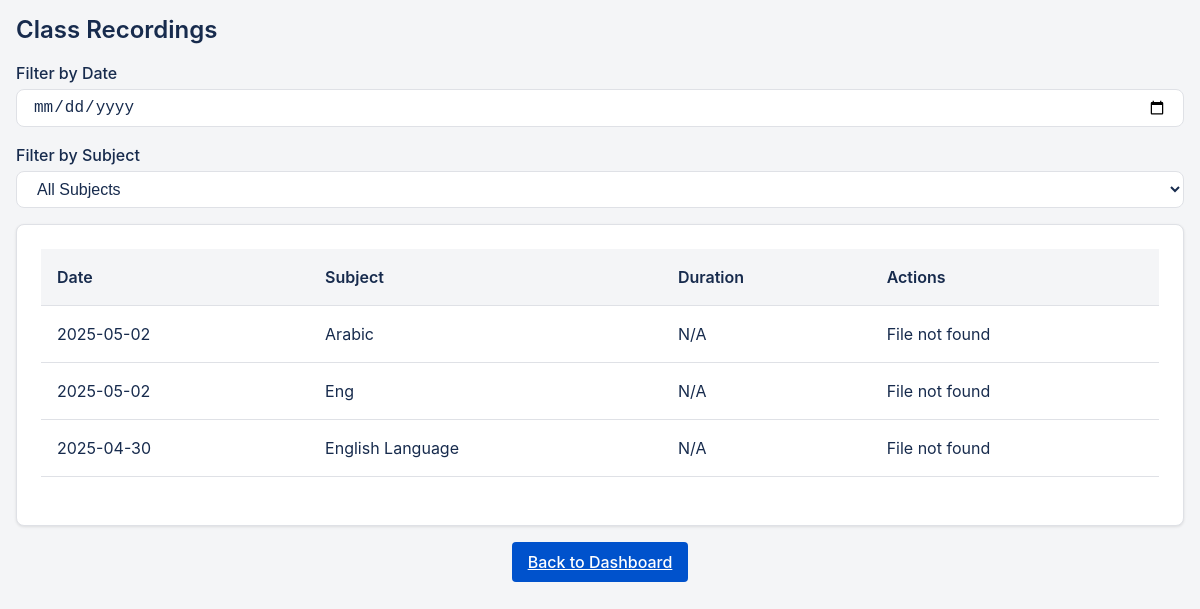
The page /teacher/view_recordings.php (signed in) on the database as committed earlier.
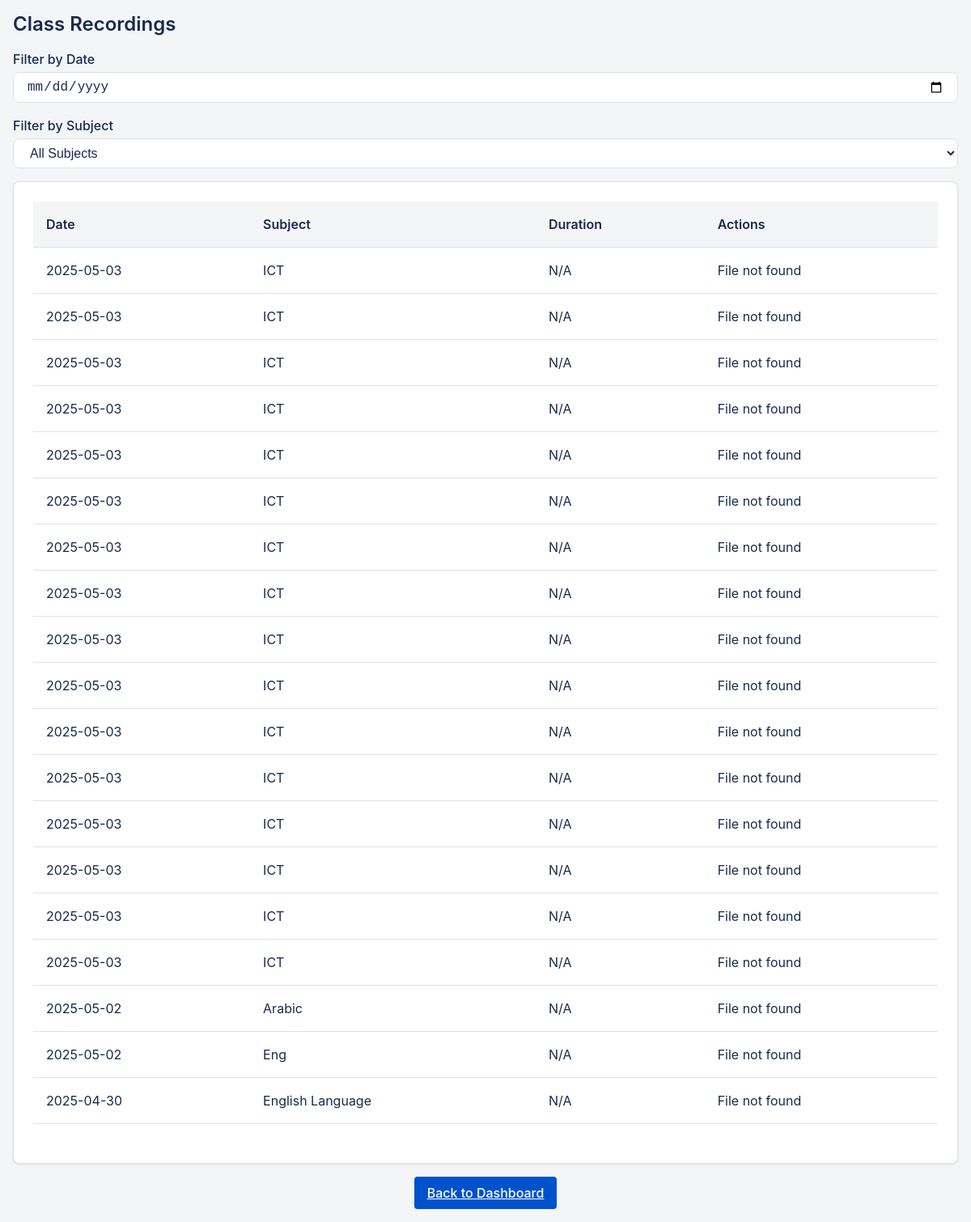
The same page on the database as committed later.
### tables this page shows
CREATE TABLE `recordings` (
  `id` int NOT NULL,
  `teacher_id` int DEFAULT NULL,
  `class_id` int DEFAULT NULL,
  `subject_id` int DEFAULT NULL,
  `recording_path` varchar(255) NOT NULL,
  `start_time` datetime NOT NULL,
  `end_time` datetime NOT NULL,
  `created_at` timestamp NOT NULL DEFAULT CURRENT_TIMESTAMP
);

CREATE TABLE `subjects` (
  `id` int NOT NULL,
  `school_id` int NOT NULL,
  `subject_name` varchar(100) NOT NULL,
  `description` varchar(255) DEFAULT NULL,
  `class_id` int DEFAULT NULL,
  `created_by` int DEFAULT NULL,
  `created_at` timestamp NOT NULL DEFAULT CURRENT_TIMESTAMP
);

### teacher/view_recordings.php (the view, shortened to what this page needs)
<?php
include '../includes/db.php';
try {
    $teacher_id = $_SESSION['user_id'];
    $query = "SELECT r.id, r.start_time, r.recording_path, s.subject_name, c.class_name
              FROM recordings r
              LEFT JOIN subjects s ON r.subject_id = s.id
              LEFT JOIN classes c ON r.class_id = c.id
              WHERE r.teacher_id = ?
              ORDER BY r.start_time DESC";
    $stmt = $pdo->prepare($query);
    $stmt->execute([$teacher_id]);
    $results = $stmt->fetchAll();
} catch (Exception $e) {
    die("Error: " . $e->getMessage());
}
?>
<!DOCTYPE html>
<html>
<head>
    <link rel="stylesheet" href="https://cdnjs.cloudflare.com/ajax/libs/font-awesome/6.0.0/css/all.min.css">
    <link rel="stylesheet" href="../assets/clean-styles.css">
</head>
<body>
    <div class="container">
        <h2 class="text-dark mb-4">Class Recordings</h2>
        <div class="filters">
            <div class="filter-group">
                <div class="form-group">
                    <label for="dateFilter">Filter by Date</label>
                    <input type="date" id="dateFilter" class="form-control">
                </div>
                <div class="form-group">
                    <label for="subjectFilter">Filter by Subject</label>
                    <select id="subjectFilter" class="form-control">
                        <option value="">All Subjects</option>
                    </select>
                </div>
            </div>
        </div>
        <div class="card">
            <div class="table-responsive">
                <table class="recordings-table">
                    <thead>
                        <tr>
                            <th>Date</th>
                            <th>Subject</th>
                            <th>Duration</th>
                            <th>Actions</th>
                        </tr>
                    </thead>
                    <tbody id="recordingsList">
                        <?php foreach ($results as $row): ?>
                            <tr>
                                <td><?= htmlspecialchars(date('Y-m-d', strtotime($row['start_time']))) ?></td>
                                <td><?= htmlspecialchars($row['subject_name'] ?? 'N/A') ?></td>
                                <td><?= htmlspecialchars('N/A') ?></td>
                                <td>
                                    <?php
                                    $cleanPath = preg_replace('/^recordings\//', '', $row['recording_path']);
                                    $audioPath = '../recordings/' . $cleanPath;
                                    $fullPath = dirname(__DIR__) . '/recordings/' . $cleanPath;
                                    ?>
                                    <?php if (file_exists($fullPath)): ?>
                                        <button class="btn" onclick="playRecording('<?= htmlspecialchars($audioPath) ?>')">
                                            <i class="fas fa-play"></i>
                                        </button>
                                        <a href="<?= htmlspecialchars($audioPath) ?>" download class="btn">
                                            <i class="fas fa-download"></i>
                                        </a>
                                        <!-- <?php if ($_SESSION['role'] === 'admin' || $row['teacher_id'] === $_SESSION['user_id']): ?>
                                            <button class="btn" onclick="deleteRecording(<?= $row['id'] ?>)">
                                                <i class="fas fa-trash"></i>
                                            </button>
                                        <?php endif; ?> -->
                                    <?php else: ?>
                                        File not found
                                    <?php endif; ?>
                                </td>
                            </tr>
                        <?php endforeach; ?>
                    </tbody>
                </table>
            </div>
        </div>
        <div class="mt-4 text-center">
            <a href="dashboard.php" class="btn">Back to Dashboard</a>
        </div>
    </div>
</body>
</html>

### assets/clean-styles.css (style rules this page uses)
:root { --primary: #0052cc; --primary-dark: #003d99; --primary-light: #4d88ff; --secondary: #00875a; --secondary-dark: #006644; --success: #36b37e; --danger: #de350b; --warning: #ff991f; --info: #0065ff; --dark: #172b4d; --light: #f4f5f7; --white: #ffffff; --gray: #6b778c; --gray-light: #dfe1e6; --gray-dark: #253858; --body-bg: #f4f5f7; --card-bg: #ffffff; --text: #172b4d; --text-light: #5e6c84; --text-white: #ffffff; --border: #dfe1e6; --spacing-xs: 0.25rem; --spacing-sm: 0.5rem; --spacing-md: 1rem; --spacing-lg: 1.5rem; --spacing-xl: 2rem; --radius-sm: 4px; --radius: 8px; --radius-lg: 12px; --shadow-sm: 0 1px 2px rgba(0, 0, 0, 0.05); --shadow: 0 1px 3px rgba(0, 0, 0, 0.1); --shadow-lg: 0 4px 6px rgba(0, 0, 0, 0.1); --transition: 0.2s ease; }
* { margin: 0; padding: 0; box-sizing: border-box; }
html { font-size: 16px; -webkit-text-size-adjust: 100%; }
body { font-family: -apple-system, BlinkMacSystemFont, "Segoe UI", Roboto, Oxygen, Ubuntu, Cantarell, sans-serif; line-height: 1.5; color: var(--text); background-color: var(--body-bg); }
h1, h2, h3, h4, h5, h6 { margin-bottom: var(--spacing-md); font-weight: 600; line-height: 1.2; color: var(--dark); }
.container { width: 100%; padding: var(--spacing-md); margin: 0 auto; max-width: 1200px; }
.card { background: var(--card-bg); border-radius: var(--radius); box-shadow: var(--shadow); padding: var(--spacing-lg); margin-bottom: var(--spacing-md); border: 1px solid var(--border); }
.form-group { margin-bottom: var(--spacing-md); }
label { display: block; margin-bottom: var(--spacing-xs); font-weight: 500; color: var(--text); }
input, select, textarea { width: 100%; padding: var(--spacing-sm) var(--spacing-md); border: 1px solid var(--border); border-radius: var(--radius); background-color: var(--white); color: var(--text); font-size: 1rem; }
.btn { display: inline-flex; align-items: center; justify-content: center; padding: var(--spacing-sm) var(--spacing-lg); border-radius: var(--radius); font-weight: 500; text-align: center; cursor: pointer; transition: var(--transition); background: var(--primary); color: var(--text-white); border: none; min-height: 40px; }
.table-responsive { overflow-x: auto; -webkit-overflow-scrolling: touch; margin-bottom: var(--spacing-lg); }
table { width: 100%; border-collapse: collapse; }
th, td { padding: var(--spacing-md); border-bottom: 1px solid var(--border); text-align: left; }
th { background: var(--light); font-weight: 600; color: var(--text); }
.text-center { text-align: center !important; }
.btn { display: inline-flex; align-items: center; gap: 0.5rem; padding: 0.5rem 1rem; border-radius: 0.25rem; border: none; cursor: pointer; transition: all 0.2s ease; }

Rows that differ between the two databases and show on the page:
added recordings: start_time "2025-05-03", subject.subject_name "ICT", shows "File not found"
added recordings: start_time "2025-05-03", subject.subject_name "ICT", shows "File not found"
added recordings: start_time "2025-05-03", subject.subject_name "ICT", shows "File not found"
added recordings: start_time "2025-05-03", subject.subject_name "ICT", shows "File not found"
added recordings: start_time "2025-05-03", subject.subject_name "ICT", shows "File not found"
added recordings: start_time "2025-05-03", subject.subject_name "ICT", shows "File not found"
added recordings: start_time "2025-05-03", subject.subject_name "ICT", shows "File not found"
added recordings: start_time "2025-05-03", subject.subject_name "ICT", shows "File not found"
added recordings: start_time "2025-05-03", subject.subject_name "ICT", shows "File not found"
added recordings: start_time "2025-05-03", subject.subject_name "ICT", shows "File not found"
added recordings: start_time "2025-05-03", subject.subject_name "ICT", shows "File not found"
added recordings: start_time "2025-05-03", subject.subject_name "ICT", shows "File not found"
added recordings: start_time "2025-05-03", subject.subject_name "ICT", shows "File not found"
added recordings: start_time "2025-05-03", subject.subject_name "ICT", shows "File not found"
added recordings: start_time "2025-05-03", subject.subject_name "ICT", shows "File not found"
added recordings: start_time "2025-05-03", subject.subject_name "ICT", shows "File not found"
